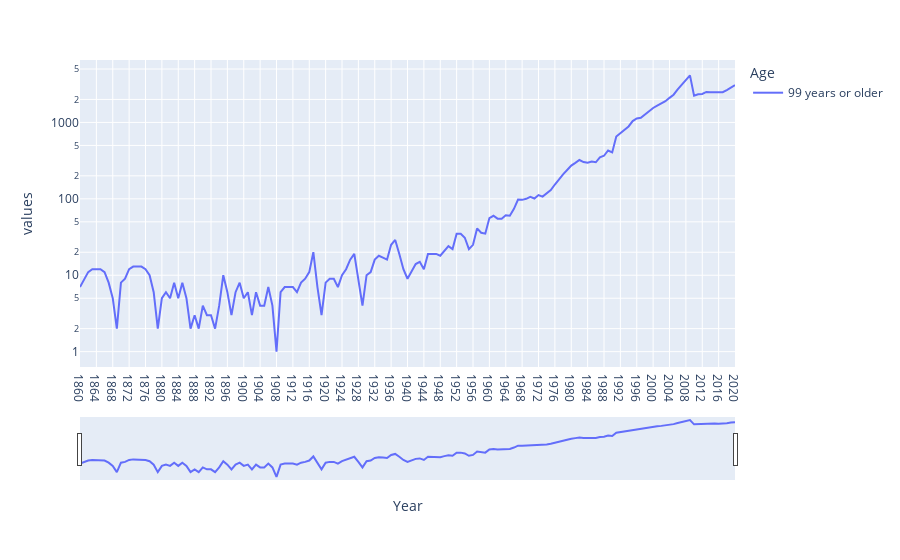

This figure's notebook cell:
### Code cell
import plotly.express as px

fig = px.line(df.query(f'Age == "99 years or older"'), x="Year", y="values", color='Age')
fig.update_layout(yaxis_type="log",
    xaxis = {
        'rangeslider': {
            'visible': True
        },
    }
)
fig.show()

### Figure 1 — Plotly figure (JSON) as saved in the notebook; plotly's stock layout.template omitted (floating-point values rounded to 4 significant figures; data arrays with more than 128 entries replaced by an {"elided": "..."} marker saying what was removed)
{"data": [{"hovertemplate": "Age=99 years or older<br>Year=%{x}<br>values=%{y}<extra></extra>", "legendgroup": "99 years or older", "line": {"color": "#636efa", "dash": "solid"}, "marker": {"symbol": "circle"}, "mode": "lines", "name": "99 years or older", "orientation": "v", "showlegend": true, "type": "scatter", "x": {"elided": "161 str values"}, "xaxis": "x", "y": {"elided": "161 int values"}, "yaxis": "y"}], "layout": {"autosize": true, "legend": {"title": {"text": "Age"}, "tracegroupgap": 0}, "margin": {"t": 60}, "xaxis": {"anchor": "y", "autorange": false, "domain": [0, 1], "range": [0, 160], "rangeselector": {"buttons": [{"count": 1, "step": "day", "stepmode": "backward"}]}, "rangeslider": {"autorange": true, "range": [0, 160], "visible": true, "yaxis": {"_template": null, "rangemode": "match"}}, "title": {"text": "Year"}, "type": "category"}, "yaxis": {"anchor": "x", "autorange": true, "domain": [0, 1], "range": [-0.2009, 3.817], "title": {"text": "values"}, "type": "log"}}}
